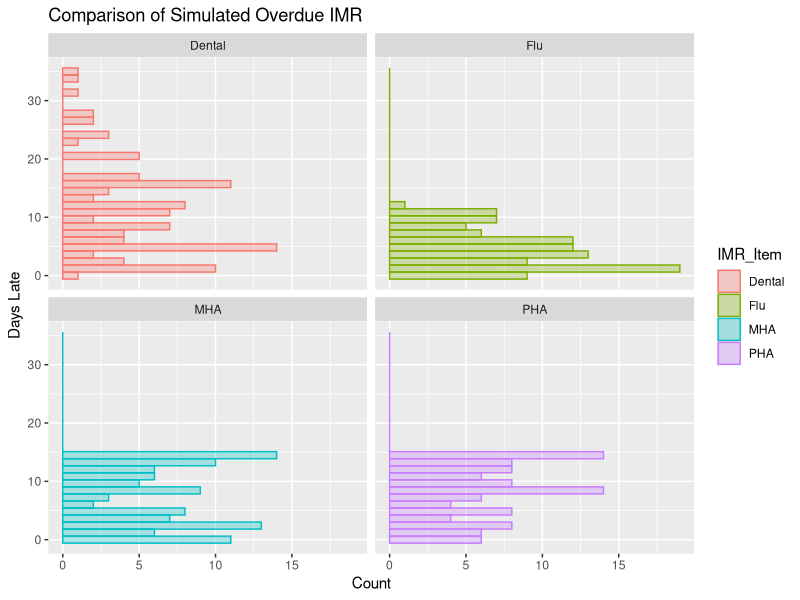
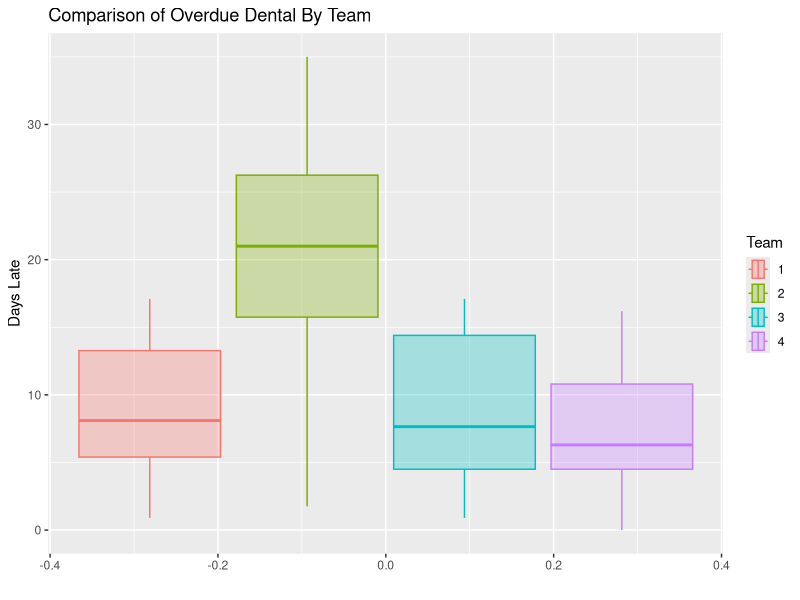
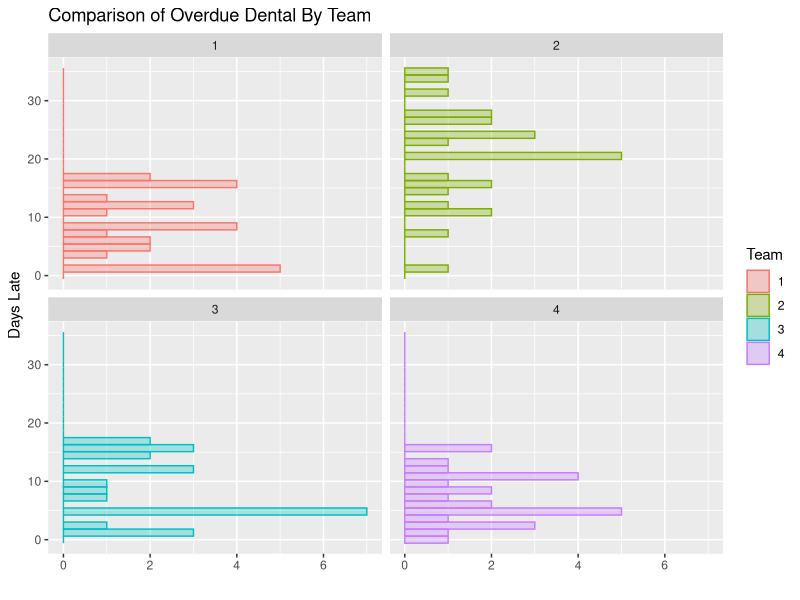

R code for these plots, in order:
setwd('/home/maple/Desktop/DAI_Argument/')

library(ggplot2)
library(dplyr)
library(tidyr)

df <- read.csv("imr.csv")

df %>% select(-"year", -'Team') %>% summary()

df_melted <- df %>% pivot_longer(cols = c('Dental', 'Flu', 'PHA', 'MHA'), names_to='IMR_Item', values_to = 'Days_Late')

df_melted %>% ggplot(aes(x=Days_Late, color=IMR_Item, fill=IMR_Item)) + geom_histogram(position='identity', alpha =0.3) + coord_flip() + facet_wrap(~IMR_Item) + ggtitle('Comparison of Simulated Overdue IMR') + ylab('Count') + xlab('Days Late')
df_melted$Team <- as.factor(df_melted$Team)
df_melted %>% filter(IMR_Item == 'Dental') %>% ggplot(aes(x=Days_Late, color=Team, fill=Team)) + geom_boxplot(alpha =0.3) + coord_flip() + ggtitle('Comparison of Overdue Dental By Team') + ylab('') + xlab('Days Late')
df_melted %>% filter(IMR_Item == 'Dental') %>% ggplot(aes(x=Days_Late, color=Team, fill=Team)) + geom_histogram(position='identity', alpha =0.3) + coord_flip() + facet_wrap(~Team) + ggtitle('Comparison of Overdue Dental By Team') + ylab('') + xlab('Days Late')